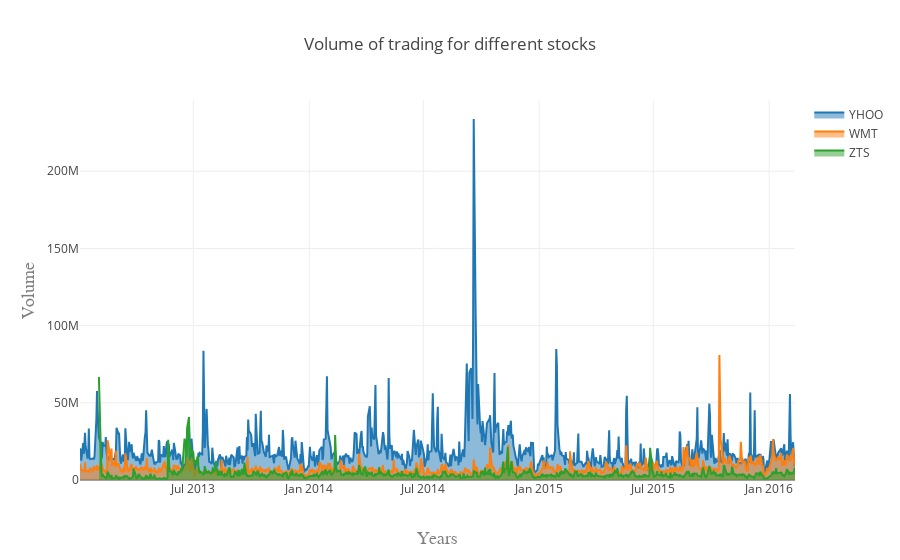

This figure's notebook cell:
### Markdown cell above
# Justification and Insights
- Here the variable to be encoded is a quantitatve variable which is continuous over the years.
- So, I decided on encoding the variable using a line chart where the marks are the 'line' and channel is the 'position' of the line. 
- The plot shows the performance of stocks in terms of closing prices over a period of time. Having multiple lines on the same chart enables the user to accomplish his task of comparing the performance of different stock options and make a decision.
- The line charts in plotly have a feature of tooltips which allow the user to get a exact value at a specific point by howering his pointer over it. This helps the user to judge the performance in a calculated way. We can view the value of closing price at particular date for a stock.
- Interesting Insight- The plot shows that the prices of 'YHOO' and 'WMT' have been dropping considerably over the last quarter of 2015. This is a interesting insight for a high risk investor who could buy the stocks for cheap and hope the prices increase over the next few years.

### Code cell
import plotly.plotly as py
import plotly.graph_objs as go
init_notebook_mode(connected=True)

#Creating a data mapping for plotting the stock data
data = [go.Scatter(x=data_filter_1.date, y=data_filter_1['volume'],fill='tozeroy', name = 'YHOO'),go.Scatter(x=data_filter_2.date, y=data_filter_2['volume'], fill = 'tozeroy', name = 'WMT'),
       go.Scatter(x=data_filter_3.date, y=data_filter_3['volume'], fill = 'tozeroy', name = 'ZTS')]

#Layout to define aesthetics of the visualization
layout = go.Layout(
    title='Volume of trading for different stocks',
    xaxis=dict(
        title='Years',
        titlefont=dict(
            family='Courier New, monospace',
            size=18,
            color='#7f7f7f'
        )
    ),
    yaxis=dict(
        title='Volume',
        titlefont=dict(
            family='Courier New, monospace',
            size=18,
            color='#7f7f7f'
        )
    )
)

#embedding the data with the aesthetic specifications
fig = go.Figure(data=data, layout=layout)

#plotting a offline plotly graph
iplot(fig, filename='basic-area')

### Figure 1 — Plotly figure (JSON) as saved in the notebook; plotly's stock layout.template omitted (floating-point values rounded to 4 significant figures; data arrays with more than 128 entries replaced by an {"elided": "..."} marker saying what was removed)
{"data": [{"fill": "tozeroy", "name": "YHOO", "type": "scatter", "uid": "b2b7cdf7-6d52-454f-9df2-7f35bea67a74", "x": {"elided": "784 str values"}, "y": {"elided": "784 int values"}}, {"fill": "tozeroy", "name": "WMT", "type": "scatter", "uid": "2e88d28d-16ff-4ab2-8891-db6a1bdc2801", "x": {"elided": "784 str values"}, "y": {"elided": "784 int values"}}, {"fill": "tozeroy", "name": "ZTS", "type": "scatter", "uid": "b74a3666-af85-45d7-9206-01032b6723d8", "x": {"elided": "763 str values"}, "y": {"elided": "763 int values"}}], "layout": {"title": {"text": "Volume of trading for different stocks"}, "xaxis": {"title": {"font": {"color": "#7f7f7f", "family": "Courier New, monospace", "size": 18}, "text": "Years"}}, "yaxis": {"title": {"font": {"color": "#7f7f7f", "family": "Courier New, monospace", "size": 18}, "text": "Volume"}}}}
